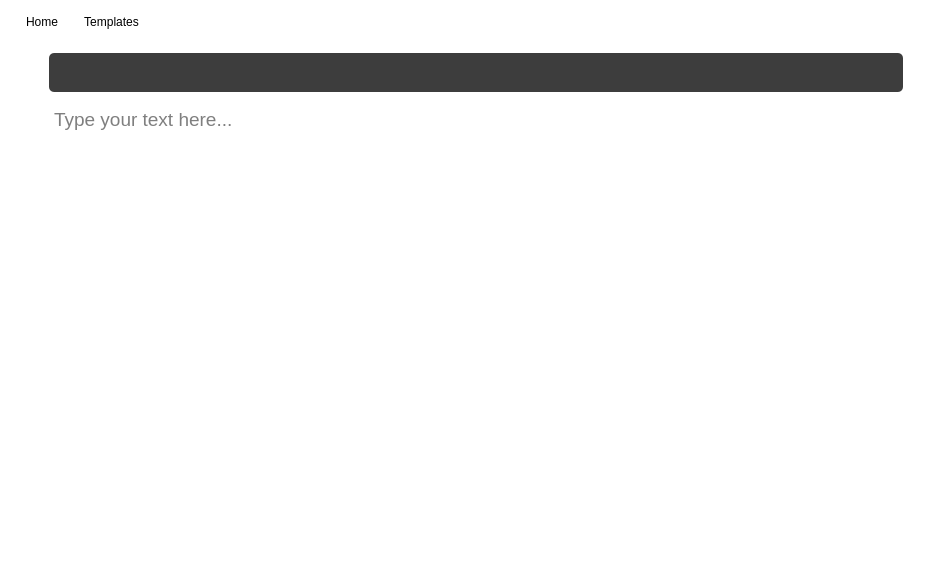
<?xml version="1.0" encoding="UTF-8"?>
<ui version="4.0">
 <class>SoftNote</class>
 <widget class="QMainWindow" name="SoftNote">
  <property name="geometry">
   <rect>
    <x>0</x>
    <y>0</y>
    <width>952</width>
    <height>574</height>
   </rect>
  </property>
  <property name="font">
   <font>
    <bold>true</bold>
   </font>
  </property>
  <property name="windowTitle">
   <string>SoftNote</string>
  </property>
  <property name="windowIcon">
   <iconset resource="Resources.qrc">
    <normaloff>:/newpng/penIcon.png</normaloff>:/newpng/penIcon.png</iconset>
  </property>
  <property name="styleSheet">
   <string notr="true">margin-top:5px;
padding-left:40px;
padding-right:40px;
padding-bottom:0px;
margin-bottom:0px;
background-color:white;


</string>
  </property>
  <property name="iconSize">
   <size>
    <width>50</width>
    <height>50</height>
   </size>
  </property>
  <widget class="QWidget" name="centralwidget">
   <layout class="QVBoxLayout" name="verticalLayout_2">
    <item>
     <widget class="QGroupBox" name="groupBox">
      <property name="enabled">
       <bool>true</bool>
      </property>
      <property name="styleSheet">
       <string notr="true">background-color:rgba(61, 61, 61, 1);
border-radius:5px;
padding:0px;
margin-left:40px;
margin-right:40px;
margin-top:0px;</string>
      </property>
      <property name="title">
       <string/>
      </property>
      <layout class="QHBoxLayout" name="horizontalLayout">
       <item>
        <widget class="QPushButton" name="newButton">
         <property name="toolTip">
          <string extracomment="New">New</string>
         </property>
         <property name="styleSheet">
          <string notr="true">color:white;</string>
         </property>
         <property name="text">
          <string/>
         </property>
         <property name="icon">
          <iconset resource="Resources.qrc">
           <normaloff>:/newpng/newIcon.png</normaloff>:/newpng/newIcon.png</iconset>
         </property>
         <property name="iconSize">
          <size>
           <width>30</width>
           <height>30</height>
          </size>
         </property>
        </widget>
       </item>
       <item>
        <widget class="QPushButton" name="colorButton">
         <property name="toolTip">
          <string extracomment="Color">Color</string>
         </property>
         <property name="styleSheet">
          <string notr="true">color:white;</string>
         </property>
         <property name="text">
          <string/>
         </property>
         <property name="icon">
          <iconset resource="Resources.qrc">
           <normaloff>:/newpng/colorIcon.png</normaloff>:/newpng/colorIcon.png</iconset>
         </property>
         <property name="iconSize">
          <size>
           <width>30</width>
           <height>30</height>
          </size>
         </property>
        </widget>
       </item>
       <item>
        <widget class="QPushButton" name="highlighterButton">
         <property name="toolTip">
          <string extracomment="HighLighter">HighLighter</string>
         </property>
         <property name="styleSheet">
          <string notr="true">color:white;</string>
         </property>
         <property name="text">
          <string/>
         </property>
         <property name="icon">
          <iconset resource="Resources.qrc">
           <normaloff>:/newpng/highlighter.png</normaloff>:/newpng/highlighter.png</iconset>
         </property>
         <property name="iconSize">
          <size>
           <width>30</width>
           <height>30</height>
          </size>
         </property>
        </widget>
       </item>
       <item>
        <widget class="QPushButton" name="flashCard">
         <property name="toolTip">
          <string extracomment="Flash Card">Flash Card</string>
         </property>
         <property name="toolTipDuration">
          <number>-1</number>
         </property>
         <property name="statusTip">
          <string extracomment="Flash Card"/>
         </property>
         <property name="whatsThis">
          <string extracomment="Flash Card"/>
         </property>
         <property name="styleSheet">
          <string notr="true">color:white;</string>
         </property>
         <property name="text">
          <string/>
         </property>
         <property name="icon">
          <iconset resource="Resources.qrc">
           <normaloff>:/newpng/flashCard.png</normaloff>:/newpng/flashCard.png</iconset>
         </property>
         <property name="iconSize">
          <size>
           <width>30</width>
           <height>30</height>
          </size>
         </property>
         <property name="shortcut">
          <string extracomment="Flash Card"/>
         </property>
         <property name="checkable">
          <bool>false</bool>
         </property>
        </widget>
       </item>
       <item>
        <widget class="QPushButton" name="pomodoro">
         <property name="toolTip">
          <string extracomment="Pomodoro">Pomodoro</string>
         </property>
         <property name="statusTip">
          <string extracomment="Pomodoro">Pomodoro</string>
         </property>
         <property name="styleSheet">
          <string notr="true">color:white;

</string>
         </property>
         <property name="text">
          <string/>
         </property>
         <property name="icon">
          <iconset resource="Resources.qrc">
           <normaloff>:/newpng/pomodoro.png</normaloff>:/newpng/pomodoro.png</iconset>
         </property>
         <property name="iconSize">
          <size>
           <width>30</width>
           <height>30</height>
          </size>
         </property>
        </widget>
       </item>
       <item>
        <widget class="QPushButton" name="todo">
         <property name="toolTip">
          <string extracomment="Todo">Todo</string>
         </property>
         <property name="styleSheet">
          <string notr="true">color:white;</string>
         </property>
         <property name="text">
          <string/>
         </property>
         <property name="icon">
          <iconset resource="Resources.qrc">
           <normaloff>:/newpng/todo.png</normaloff>:/newpng/todo.png</iconset>
         </property>
         <property name="iconSize">
          <size>
           <width>30</width>
           <height>30</height>
          </size>
         </property>
        </widget>
       </item>
      </layout>
     </widget>
    </item>
    <item>
     <widget class="QTextEdit" name="textEdit">
      <property name="font">
       <font>
        <family>Segoe UI</family>
        <pointsize>14</pointsize>
        <italic>false</italic>
        <bold>false</bold>
       </font>
      </property>
      <property name="styleSheet">
       <string notr="true">border-radius:5px;
border:1px solid transparent;
font: 14pt &quot;Segoe UI&quot;;

padding-bottom:0px;
margin-bottom:0px;
background-color:white;



</string>
      </property>
      <property name="autoFormatting">
       <set>QTextEdit::AutoBulletList</set>
      </property>
      <property name="tabChangesFocus">
       <bool>true</bool>
      </property>
      <property name="html">
       <string>&lt;!DOCTYPE HTML PUBLIC &quot;-//W3C//DTD HTML 4.0//EN&quot; &quot;http://www.w3.org/TR/REC-html40/strict.dtd&quot;&gt;
&lt;html&gt;&lt;head&gt;&lt;meta name=&quot;qrichtext&quot; content=&quot;1&quot; /&gt;&lt;meta charset=&quot;utf-8&quot; /&gt;&lt;style type=&quot;text/css&quot;&gt;
p, li { white-space: pre-wrap; }
hr { height: 1px; border-width: 0; }
li.unchecked::marker { content: &quot;\2610&quot;; }
li.checked::marker { content: &quot;\2612&quot;; }
&lt;/style&gt;&lt;/head&gt;&lt;body style=&quot; font-family:'Segoe UI'; font-size:14pt; font-weight:400; font-style:normal;&quot;&gt;
&lt;p style=&quot;-qt-paragraph-type:empty; margin-top:0px; margin-bottom:0px; margin-left:0px; margin-right:0px; -qt-block-indent:0; text-indent:0px;&quot;&gt;&lt;br /&gt;&lt;/p&gt;&lt;/body&gt;&lt;/html&gt;</string>
      </property>
      <property name="cursorWidth">
       <number>1</number>
      </property>
      <property name="textInteractionFlags">
       <set>Qt::LinksAccessibleByKeyboard|Qt::LinksAccessibleByMouse|Qt::TextBrowserInteraction|Qt::TextEditable|Qt::TextEditorInteraction|Qt::TextSelectableByKeyboard|Qt::TextSelectableByMouse</set>
      </property>
      <property name="placeholderText">
       <string>Type your text here...</string>
      </property>
     </widget>
    </item>
   </layout>
  </widget>
  <widget class="QStatusBar" name="statusbar"/>
  <widget class="QMenuBar" name="menuBar">
   <property name="geometry">
    <rect>
     <x>0</x>
     <y>0</y>
     <width>952</width>
     <height>46</height>
    </rect>
   </property>
   <property name="sizePolicy">
    <sizepolicy hsizetype="MinimumExpanding" vsizetype="Minimum">
     <horstretch>0</horstretch>
     <verstretch>0</verstretch>
    </sizepolicy>
   </property>
   <property name="minimumSize">
    <size>
     <width>0</width>
     <height>20</height>
    </size>
   </property>
   <property name="sizeIncrement">
    <size>
     <width>0</width>
     <height>0</height>
    </size>
   </property>
   <property name="baseSize">
    <size>
     <width>0</width>
     <height>0</height>
    </size>
   </property>
   <property name="styleSheet">
    <string notr="true">QMenuBar{
margin:0px;
padding:10px;
background-color:transparent;
}

QMenuBar::item{

padding:5px 10px;
background-color:transparent;
}

QMenu {

color:white;
background-color:rgb(61, 61, 61);

}

</string>
   </property>
   <widget class="QMenu" name="menuHome">
    <property name="minimumSize">
     <size>
      <width>0</width>
      <height>50</height>
     </size>
    </property>
    <property name="font">
     <font>
      <pointsize>10</pointsize>
     </font>
    </property>
    <property name="styleSheet">
     <string notr="true"/>
    </property>
    <property name="title">
     <string>Home</string>
    </property>
    <property name="icon">
     <iconset resource="Resources.qrc">
      <normaloff>:/newpng/Home.png</normaloff>:/newpng/Home.png</iconset>
    </property>
    <addaction name="actionNew"/>
    <addaction name="actionOpen"/>
    <addaction name="separator"/>
    <addaction name="actionFonts"/>
    <addaction name="separator"/>
    <addaction name="actionCut"/>
    <addaction name="actionCopy"/>
    <addaction name="actionPaste"/>
    <addaction name="separator"/>
    <addaction name="actionSave"/>
    <addaction name="actionSave_as"/>
    <addaction name="separator"/>
    <addaction name="actionUndo"/>
    <addaction name="actionRedo"/>
    <addaction name="separator"/>
    <addaction name="actionPrint"/>
    <addaction name="actionAbout"/>
   </widget>
   <widget class="QMenu" name="menuTemplates">
    <property name="geometry">
     <rect>
      <x>397</x>
      <y>116</y>
      <width>222</width>
      <height>100</height>
     </rect>
    </property>
    <property name="minimumSize">
     <size>
      <width>0</width>
      <height>0</height>
     </size>
    </property>
    <property name="baseSize">
     <size>
      <width>0</width>
      <height>0</height>
     </size>
    </property>
    <property name="font">
     <font>
      <pointsize>10</pointsize>
     </font>
    </property>
    <property name="toolTip">
     <string extracomment="Templates">Templates</string>
    </property>
    <property name="styleSheet">
     <string notr="true">color:white;</string>
    </property>
    <property name="title">
     <string>Templates</string>
    </property>
    <property name="icon">
     <iconset resource="Resources.qrc">
      <normaloff>:/newpng/templates.png</normaloff>:/newpng/templates.png</iconset>
    </property>
    <addaction name="actionEmail"/>
    <addaction name="actionLetters"/>
   </widget>
   <addaction name="menuHome"/>
   <addaction name="menuTemplates"/>
  </widget>
  <action name="actionNew">
   <property name="icon">
    <iconset resource="Resources.qrc">
     <normaloff>:/newpng/newIcon.png</normaloff>:/newpng/newIcon.png</iconset>
   </property>
   <property name="text">
    <string>New</string>
   </property>
   <property name="shortcut">
    <string>Ctrl+Shift+N</string>
   </property>
  </action>
  <action name="actionOpen">
   <property name="icon">
    <iconset resource="Resources.qrc">
     <normaloff>:/newpng/open.png</normaloff>:/newpng/open.png</iconset>
   </property>
   <property name="text">
    <string>Open</string>
   </property>
   <property name="shortcut">
    <string>Ctrl+O</string>
   </property>
  </action>
  <action name="actionSave">
   <property name="text">
    <string>Save</string>
   </property>
   <property name="shortcut">
    <string>Ctrl+S</string>
   </property>
  </action>
  <action name="actionSave_as">
   <property name="icon">
    <iconset resource="Resources.qrc">
     <normaloff>:/newpng/saveas.png</normaloff>:/newpng/saveas.png</iconset>
   </property>
   <property name="text">
    <string>Save as</string>
   </property>
   <property name="shortcut">
    <string>Ctrl+Shift+S</string>
   </property>
  </action>
  <action name="actionPrint">
   <property name="text">
    <string>Print</string>
   </property>
   <property name="shortcut">
    <string>Ctrl+P</string>
   </property>
  </action>
  <action name="actionAbout">
   <property name="icon">
    <iconset resource="Resources.qrc">
     <normaloff>:/newpng/about.png</normaloff>:/newpng/about.png</iconset>
   </property>
   <property name="text">
    <string>About</string>
   </property>
   <property name="shortcut">
    <string>Ctrl+I</string>
   </property>
  </action>
  <action name="actionCut">
   <property name="text">
    <string>Cut</string>
   </property>
   <property name="shortcut">
    <string>Ctrl+X</string>
   </property>
  </action>
  <action name="actionEmail">
   <property name="icon">
    <iconset resource="Resources.qrc">
     <normaloff>:/newpng/email.png</normaloff>:/newpng/email.png</iconset>
   </property>
   <property name="text">
    <string>Email</string>
   </property>
   <property name="shortcut">
    <string>Alt+E</string>
   </property>
  </action>
  <action name="actionLetters">
   <property name="text">
    <string>Letters</string>
   </property>
   <property name="shortcut">
    <string>Alt+L</string>
   </property>
  </action>
  <action name="actionCopy">
   <property name="icon">
    <iconset resource="Resources.qrc">
     <normaloff>:/newpng/copyIcon.png</normaloff>:/newpng/copyIcon.png</iconset>
   </property>
   <property name="text">
    <string>Copy</string>
   </property>
   <property name="shortcut">
    <string>Ctrl+C</string>
   </property>
  </action>
  <action name="actionPaste">
   <property name="icon">
    <iconset resource="Resources.qrc">
     <normaloff>:/newpng/pasteIcon.png</normaloff>:/newpng/pasteIcon.png</iconset>
   </property>
   <property name="text">
    <string>Paste</string>
   </property>
   <property name="shortcut">
    <string>Ctrl+V</string>
   </property>
  </action>
  <action name="actionRedo">
   <property name="icon">
    <iconset resource="Resources.qrc">
     <normaloff>:/newpng/redoIcon.png</normaloff>:/newpng/redoIcon.png</iconset>
   </property>
   <property name="text">
    <string>Redo</string>
   </property>
   <property name="shortcut">
    <string>Ctrl+R</string>
   </property>
  </action>
  <action name="actionUndo">
   <property name="icon">
    <iconset resource="Resources.qrc">
     <normaloff>:/newpng/undoIcon.png</normaloff>:/newpng/undoIcon.png</iconset>
   </property>
   <property name="text">
    <string>Undo</string>
   </property>
   <property name="shortcut">
    <string>Ctrl+U</string>
   </property>
  </action>
  <action name="actionFonts">
   <property name="text">
    <string>Fonts</string>
   </property>
  </action>
 </widget>
 <resources>
  <include location="Resources.qrc"/>
 </resources>
 <connections/>
</ui>
